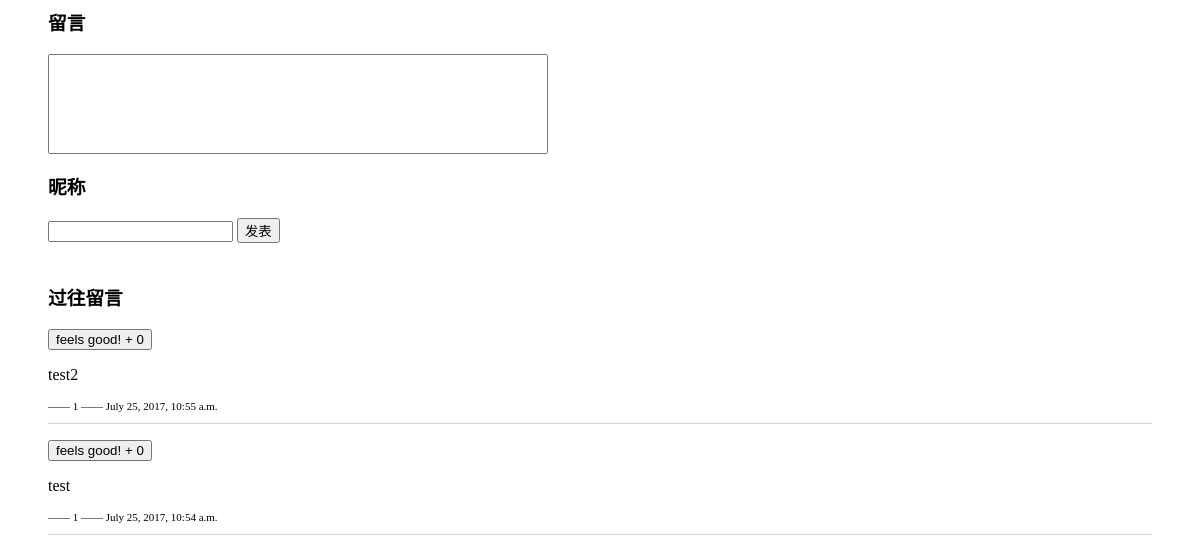
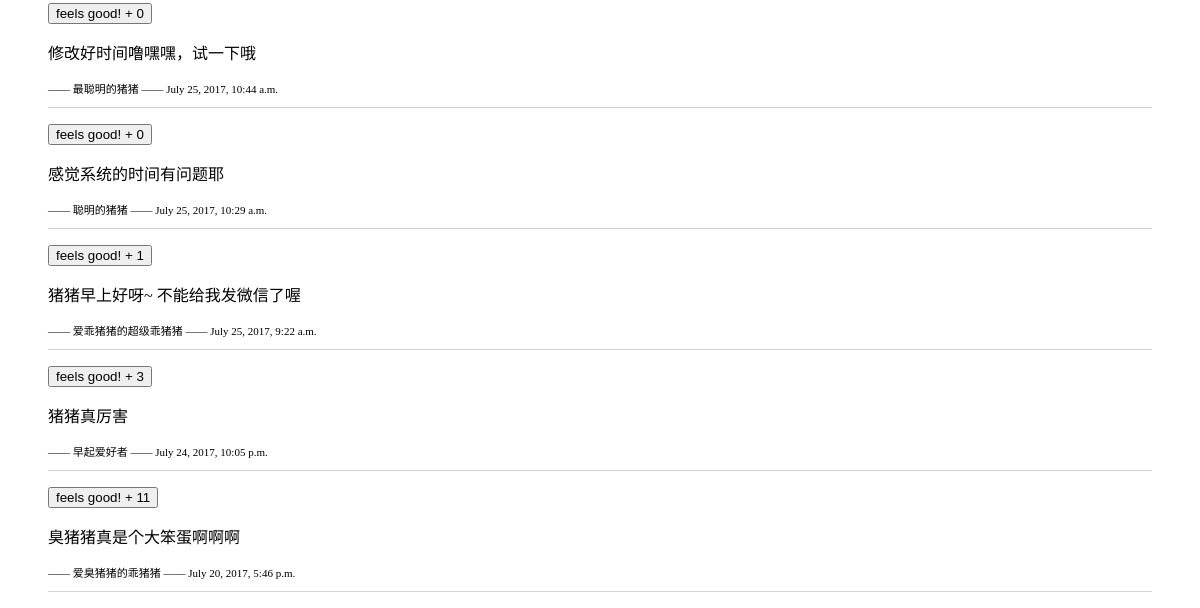
Page /board/ on the earlier database version (2 pictures, top to bottom).
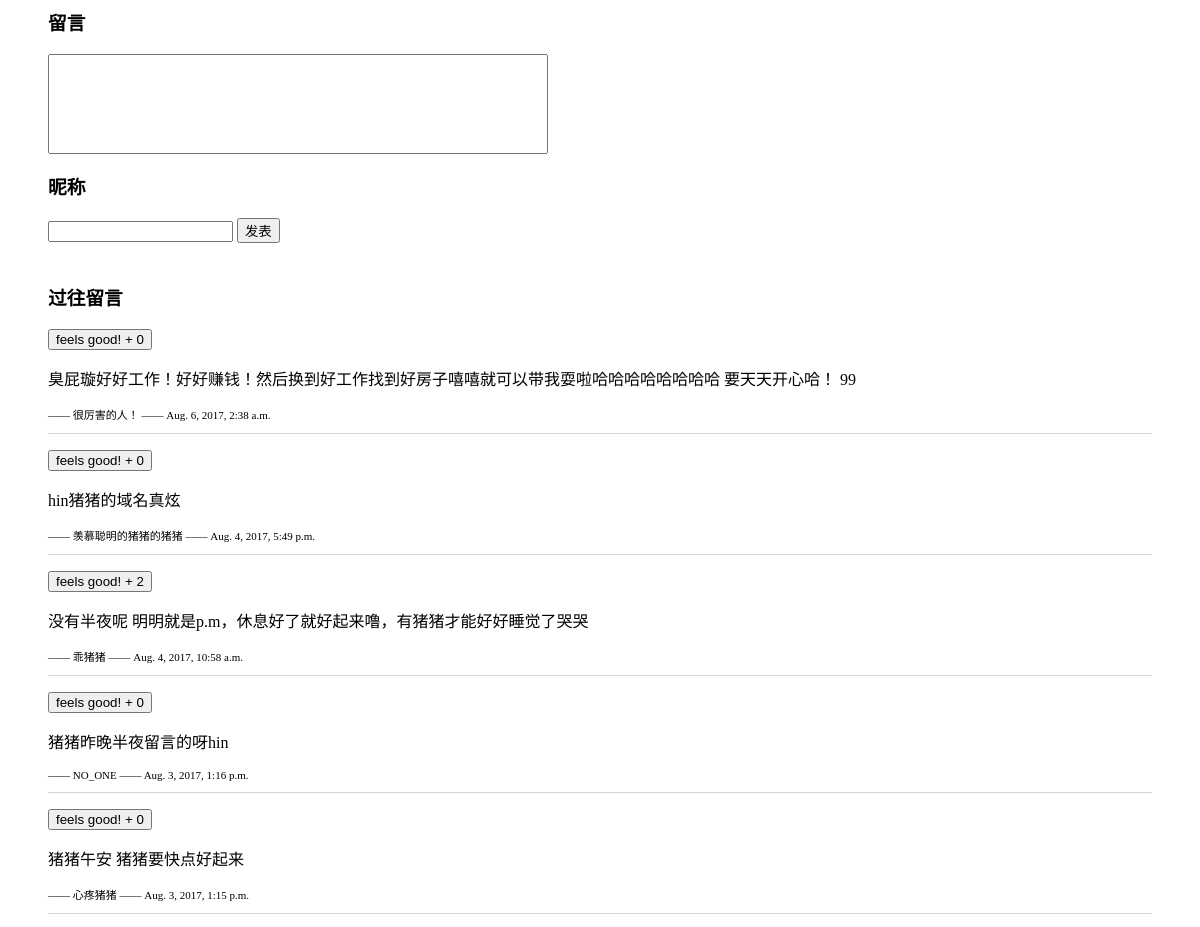
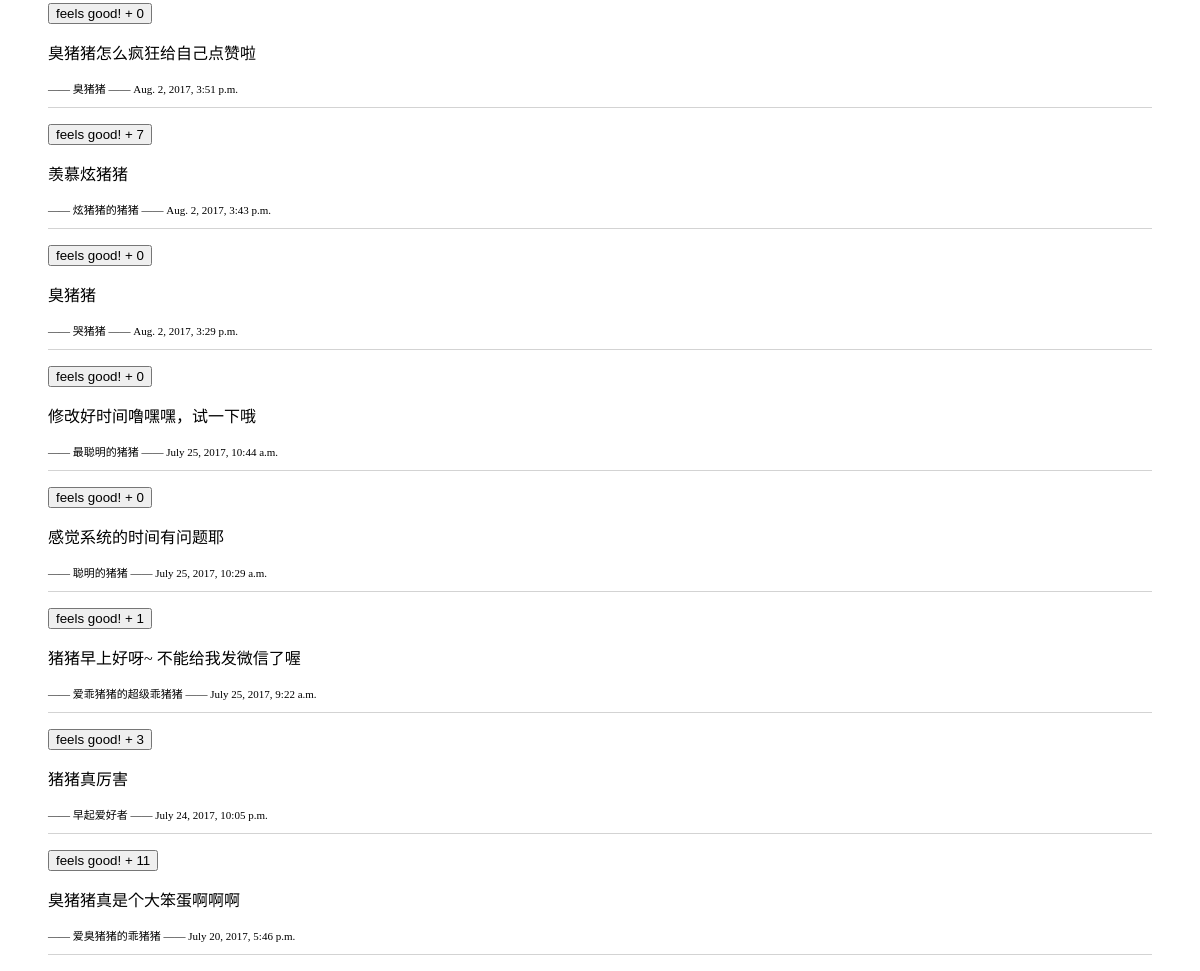
Same page on the later database version (2 pictures, top to bottom).
### board/models.py (models this page shows)
class Message(models.Model):
    message_text = models.CharField(max_length=2000)
    message_name = models.CharField(max_length=20)
    support = models.IntegerField(default=0)
    pub_date = models.DateTimeField('date published')

### board/views.py (the view, shortened to what this page needs)
def index(request):
    if 'submit' in request.POST:
        user_message = request.POST['user_message']
        user_name = request.POST['user_name']
        if user_message.strip() != '':
            if user_name == '':
                user_name = 'NO_ONE'
            now = time.strftime('%Y-%m-%d %H:%M:%S', time.localtime(time.time()))
            Message.objects.create(message_text=user_message, message_name=user_name, support=0, pub_date=now)
        return HttpResponseRedirect('/board/')
    else:
        message_list = Message.objects.order_by('-pub_date')
        template = loader.get_template('board/index.html')
        context = {
            'message_list': message_list,
        }
        return HttpResponse(template.render(context, request))

### templates/board/index.html (shortened to what this page needs)
<form name='submit' action="" method="post">
    <div style="margin-left: 40px;margin-bottom: 40px">
    <h3>留言</h3>
    <textarea name="user_message" style="width:500px;height:100px;resize: none"></textarea>
    <h3>昵称</h3>
    <input name="user_name" />
    <input type="submit" name = 'submit' value="发表" />
    </div>
</form>
<h3 style="padding-left: 40px">过往留言</h3>
{% if message_list %}
    <ul>
    {% for message in message_list %}
        <p>
            <form action="" method="GET">
                <div style="border-bottom: solid 1px lightgrey;margin-right: 40px">
                    <input type="submit" value="feels good! + {{ message.support }}">
                    <p>{{ message.message_text }}</p>
                    <p style="font-size: 11px">—— {{ message.message_name}} —— {{ message.pub_date}}</p>
                </div>
            </form>
        </p>
    {% endfor %}
    </ul>
{% else %}
    <div style="border-bottom: solid 1px lightgrey;margin-right: 40px;margin-left: 40px">
        <p>还没有人给你留言哦！</p>
    </div>
{% endif %}

Differences in the rows shown:
removed Message: support "feels good! + 0", message_text "test2", message_name "1", pub_date "July 25, 2017, 10:55 a.m."
removed Message: support "feels good! + 0", message_text "test", message_name "1", pub_date "July 25, 2017, 10:54 a.m."
added Message: support "feels good! + 0", message_text "臭屁璇好好工作！好好赚钱！然后换到好工作找到好房子嘻嘻就可以带我耍啦哈哈哈哈哈哈哈哈 要天天开心哈！ 99", message_name "很厉害的人！", pub_date "Aug. 6, 2017, 2:38 a.m."
added Message: support "feels good! + 0", message_text "hin猪猪的域名真炫", message_name "羡慕聪明的猪猪的猪猪", pub_date "Aug. 4, 2017, 5:49 p.m."
added Message: support "feels good! + 2", message_text "没有半夜呢 明明就是p.m，休息好了就好起来噜，有猪猪才能好好睡觉了哭哭", message_name "乖猪猪", pub_date "Aug. 4, 2017, 10:58 a.m."
added Message: support "feels good! + 0", message_text "猪猪昨晚半夜留言的呀hin", message_name "NO_ONE", pub_date "Aug. 3, 2017, 1:16 p.m."
added Message: support "feels good! + 0", message_text "猪猪午安 猪猪要快点好起来", message_name "心疼猪猪", pub_date "Aug. 3, 2017, 1:15 p.m."
added Message: support "feels good! + 0", message_text "臭猪猪怎么疯狂给自己点赞啦", message_name "臭猪猪", pub_date "Aug. 2, 2017, 3:51 p.m."
added Message: support "feels good! + 7", message_text "羡慕炫猪猪", message_name "炫猪猪的猪猪", pub_date "Aug. 2, 2017, 3:43 p.m."
added Message: support "feels good! + 0", message_text "臭猪猪", message_name "哭猪猪", pub_date "Aug. 2, 2017, 3:29 p.m."
